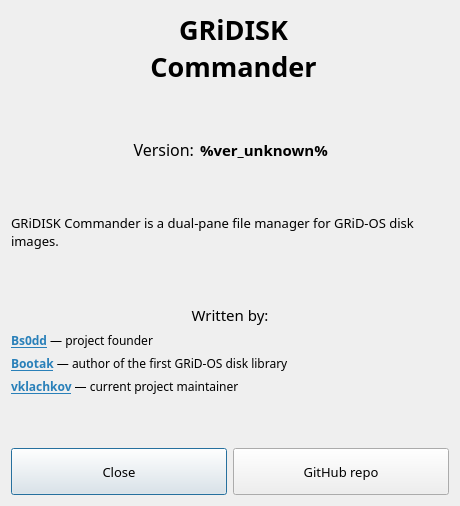
<?xml version="1.0" encoding="UTF-8"?>
<ui version="4.0">
 <class>AboutDlg</class>
 <widget class="QDialog" name="AboutDlg">
  <property name="geometry">
   <rect>
    <x>0</x>
    <y>0</y>
    <width>460</width>
    <height>506</height>
   </rect>
  </property>
  <property name="sizePolicy">
   <sizepolicy hsizetype="Fixed" vsizetype="Fixed">
    <horstretch>0</horstretch>
    <verstretch>0</verstretch>
   </sizepolicy>
  </property>
  <property name="minimumSize">
   <size>
    <width>460</width>
    <height>506</height>
   </size>
  </property>
  <property name="maximumSize">
   <size>
    <width>460</width>
    <height>506</height>
   </size>
  </property>
  <property name="font">
   <font>
    <family>Sans Serif</family>
   </font>
  </property>
  <property name="windowTitle">
   <string>About GRiDISK Commander</string>
  </property>
  <property name="windowIcon">
   <iconset resource="../icon/icon.qrc">
    <normaloff>:/icon/gridsmall.png</normaloff>:/icon/gridsmall.png</iconset>
  </property>
  <layout class="QVBoxLayout" name="verticalLayout">
   <item>
    <layout class="QHBoxLayout" name="horizontalLayout">
     <item>
      <spacer name="horizontalSpacer_2">
       <property name="orientation">
        <enum>Qt::Horizontal</enum>
       </property>
       <property name="sizeHint" stdset="0">
        <size>
         <width>40</width>
         <height>20</height>
        </size>
       </property>
      </spacer>
     </item>
     <item>
      <widget class="QLabel" name="label">
       <property name="enabled">
        <bool>true</bool>
       </property>
       <property name="text">
        <string>&lt;html&gt;&lt;head/&gt;&lt;body&gt;&lt;p&gt;&lt;img src=&quot;:/icon/gridisk.png&quot;/&gt;&lt;/p&gt;&lt;/body&gt;&lt;/html&gt;</string>
       </property>
      </widget>
     </item>
     <item>
      <widget class="QLabel" name="label_2">
       <property name="font">
        <font>
         <family>Sans Serif</family>
         <pointsize>11</pointsize>
         <bold>true</bold>
        </font>
       </property>
       <property name="text">
        <string>&lt;html&gt;&lt;head/&gt;&lt;body&gt;&lt;p align=&quot;center&quot;&gt;&lt;span style=&quot; font-size:20pt;&quot;&gt;GRiDISK&lt;br/&gt;Commander&lt;/span&gt;&lt;/p&gt;&lt;/body&gt;&lt;/html&gt;</string>
       </property>
      </widget>
     </item>
     <item>
      <spacer name="horizontalSpacer">
       <property name="orientation">
        <enum>Qt::Horizontal</enum>
       </property>
       <property name="sizeHint" stdset="0">
        <size>
         <width>40</width>
         <height>20</height>
        </size>
       </property>
      </spacer>
     </item>
    </layout>
   </item>
   <item>
    <spacer name="verticalSpacer_3">
     <property name="orientation">
      <enum>Qt::Vertical</enum>
     </property>
     <property name="sizeHint" stdset="0">
      <size>
       <width>20</width>
       <height>40</height>
      </size>
     </property>
    </spacer>
   </item>
   <item>
    <layout class="QHBoxLayout" name="horizontalLayout_3">
     <item>
      <spacer name="horizontalSpacer_3">
       <property name="orientation">
        <enum>Qt::Horizontal</enum>
       </property>
       <property name="sizeHint" stdset="0">
        <size>
         <width>40</width>
         <height>20</height>
        </size>
       </property>
      </spacer>
     </item>
     <item>
      <widget class="QLabel" name="label_4">
       <property name="font">
        <font>
         <family>Sans Serif</family>
        </font>
       </property>
       <property name="text">
        <string>&lt;html&gt;&lt;head/&gt;&lt;body&gt;&lt;p align=&quot;right&quot;&gt;&lt;span style=&quot; font-size:12pt;&quot;&gt;Version:&lt;/span&gt;&lt;/p&gt;&lt;/body&gt;&lt;/html&gt;</string>
       </property>
      </widget>
     </item>
     <item>
      <widget class="QLabel" name="label_5">
       <property name="font">
        <font>
         <family>Sans Serif</family>
         <pointsize>11</pointsize>
         <bold>true</bold>
        </font>
       </property>
       <property name="text">
        <string>%ver_unknown%</string>
       </property>
      </widget>
     </item>
     <item>
      <spacer name="horizontalSpacer_4">
       <property name="orientation">
        <enum>Qt::Horizontal</enum>
       </property>
       <property name="sizeHint" stdset="0">
        <size>
         <width>40</width>
         <height>20</height>
        </size>
       </property>
      </spacer>
     </item>
    </layout>
   </item>
   <item>
    <spacer name="verticalSpacer_4">
     <property name="orientation">
      <enum>Qt::Vertical</enum>
     </property>
     <property name="sizeHint" stdset="0">
      <size>
       <width>20</width>
       <height>40</height>
      </size>
     </property>
    </spacer>
   </item>
   <item>
    <widget class="QLabel" name="label_3">
     <property name="font">
      <font>
       <family>Sans Serif</family>
       <pointsize>10</pointsize>
      </font>
     </property>
     <property name="text">
      <string>&lt;html&gt;&lt;head/&gt;&lt;body&gt;&lt;p&gt;GRiDISK Commander is a dual-pane file manager for GRiD-OS disk images.&lt;/p&gt;&lt;/body&gt;&lt;/html&gt;</string>
     </property>
     <property name="wordWrap">
      <bool>true</bool>
     </property>
     <property name="openExternalLinks">
      <bool>true</bool>
     </property>
     <property name="textInteractionFlags">
      <set>Qt::LinksAccessibleByKeyboard|Qt::LinksAccessibleByMouse</set>
     </property>
    </widget>
   </item>
   <item>
    <spacer name="verticalSpacer">
     <property name="orientation">
      <enum>Qt::Vertical</enum>
     </property>
     <property name="sizeHint" stdset="0">
      <size>
       <width>20</width>
       <height>40</height>
      </size>
     </property>
    </spacer>
   </item>
   <item>
    <widget class="QLabel" name="label_6">
     <property name="font">
      <font>
       <family>Sans Serif</family>
       <pointsize>11</pointsize>
      </font>
     </property>
     <property name="text">
      <string>&lt;html&gt;&lt;head/&gt;&lt;body&gt;&lt;p align=&quot;center&quot;&gt;Written by:&lt;/p&gt;&lt;/body&gt;&lt;/html&gt;</string>
     </property>
    </widget>
   </item>
   <item>
    <widget class="QLabel" name="label_7">
     <property name="font">
      <font>
       <family>Sans Serif</family>
       <pointsize>9</pointsize>
      </font>
     </property>
     <property name="text">
      <string>&lt;html&gt;&lt;head/&gt;&lt;body&gt;&lt;p&gt;&lt;a href=&quot;http://bs0dd.net&quot;&gt;&lt;span style=&quot; font-weight:700; text-decoration: underline; color:#2980b9;&quot;&gt;Bs0dd&lt;/span&gt;&lt;/a&gt; — project founder&lt;/p&gt;&lt;/body&gt;&lt;/html&gt;</string>
     </property>
    </widget>
   </item>
   <item>
    <widget class="QLabel" name="label_8">
     <property name="font">
      <font>
       <family>Sans Serif</family>
       <pointsize>9</pointsize>
      </font>
     </property>
     <property name="text">
      <string>&lt;html&gt;&lt;head/&gt;&lt;body&gt;&lt;p&gt;&lt;a href=&quot;https://www.youtube.com/@kogdazjasdohnu&quot;&gt;&lt;span style=&quot; font-weight:700; text-decoration: underline; color:#2980b9;&quot;&gt;Bootak&lt;/span&gt;&lt;/a&gt; — author of the first GRiD-OS disk library&lt;/p&gt;&lt;/body&gt;&lt;/html&gt;</string>
     </property>
    </widget>
   </item>
   <item>
    <widget class="QLabel" name="label_9">
     <property name="font">
      <font>
       <family>Sans Serif</family>
       <pointsize>9</pointsize>
      </font>
     </property>
     <property name="text">
      <string>&lt;html&gt;&lt;head/&gt;&lt;body&gt;&lt;p&gt;&lt;a href=&quot;https://github.com/vklachkov&quot;&gt;&lt;span style=&quot; font-weight:700; text-decoration: underline; color:#2980b9;&quot;&gt;vklachkov&lt;/span&gt;&lt;/a&gt; — current project maintainer&lt;/p&gt;&lt;/body&gt;&lt;/html&gt;</string>
     </property>
    </widget>
   </item>
   <item>
    <spacer name="verticalSpacer_2">
     <property name="orientation">
      <enum>Qt::Vertical</enum>
     </property>
     <property name="sizeHint" stdset="0">
      <size>
       <width>20</width>
       <height>40</height>
      </size>
     </property>
    </spacer>
   </item>
   <item>
    <layout class="QHBoxLayout" name="horizontalLayout_2">
     <item>
      <widget class="QPushButton" name="pushButton_2">
       <property name="sizePolicy">
        <sizepolicy hsizetype="Expanding" vsizetype="Expanding">
         <horstretch>0</horstretch>
         <verstretch>0</verstretch>
        </sizepolicy>
       </property>
       <property name="font">
        <font>
         <family>Sans Serif</family>
         <pointsize>10</pointsize>
        </font>
       </property>
       <property name="text">
        <string>Close</string>
       </property>
      </widget>
     </item>
     <item>
      <widget class="QPushButton" name="pushButton">
       <property name="sizePolicy">
        <sizepolicy hsizetype="Expanding" vsizetype="Expanding">
         <horstretch>0</horstretch>
         <verstretch>0</verstretch>
        </sizepolicy>
       </property>
       <property name="font">
        <font>
         <family>Sans Serif</family>
         <pointsize>10</pointsize>
        </font>
       </property>
       <property name="text">
        <string>GitHub repo</string>
       </property>
      </widget>
     </item>
    </layout>
   </item>
  </layout>
 </widget>
 <resources>
  <include location="../icon/icon.qrc"/>
 </resources>
 <connections>
  <connection>
   <sender>pushButton_2</sender>
   <signal>clicked(bool)</signal>
   <receiver>AboutDlg</receiver>
   <slot>close()</slot>
   <hints>
    <hint type="sourcelabel">
     <x>137</x>
     <y>389</y>
    </hint>
    <hint type="destinationlabel">
     <x>138</x>
     <y>406</y>
    </hint>
   </hints>
  </connection>
 </connections>
</ui>
